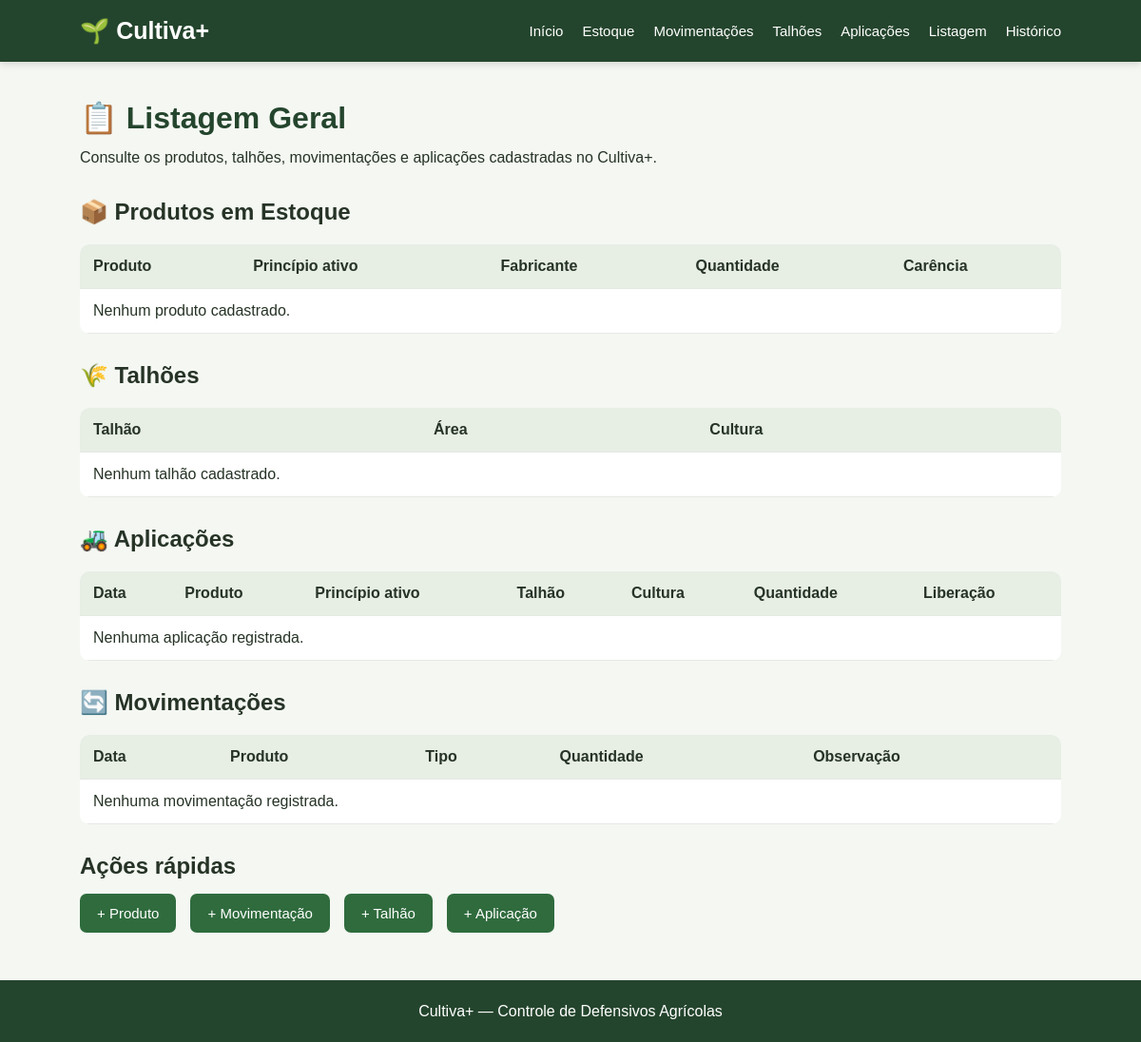
The page /listagem on the database as committed earlier.
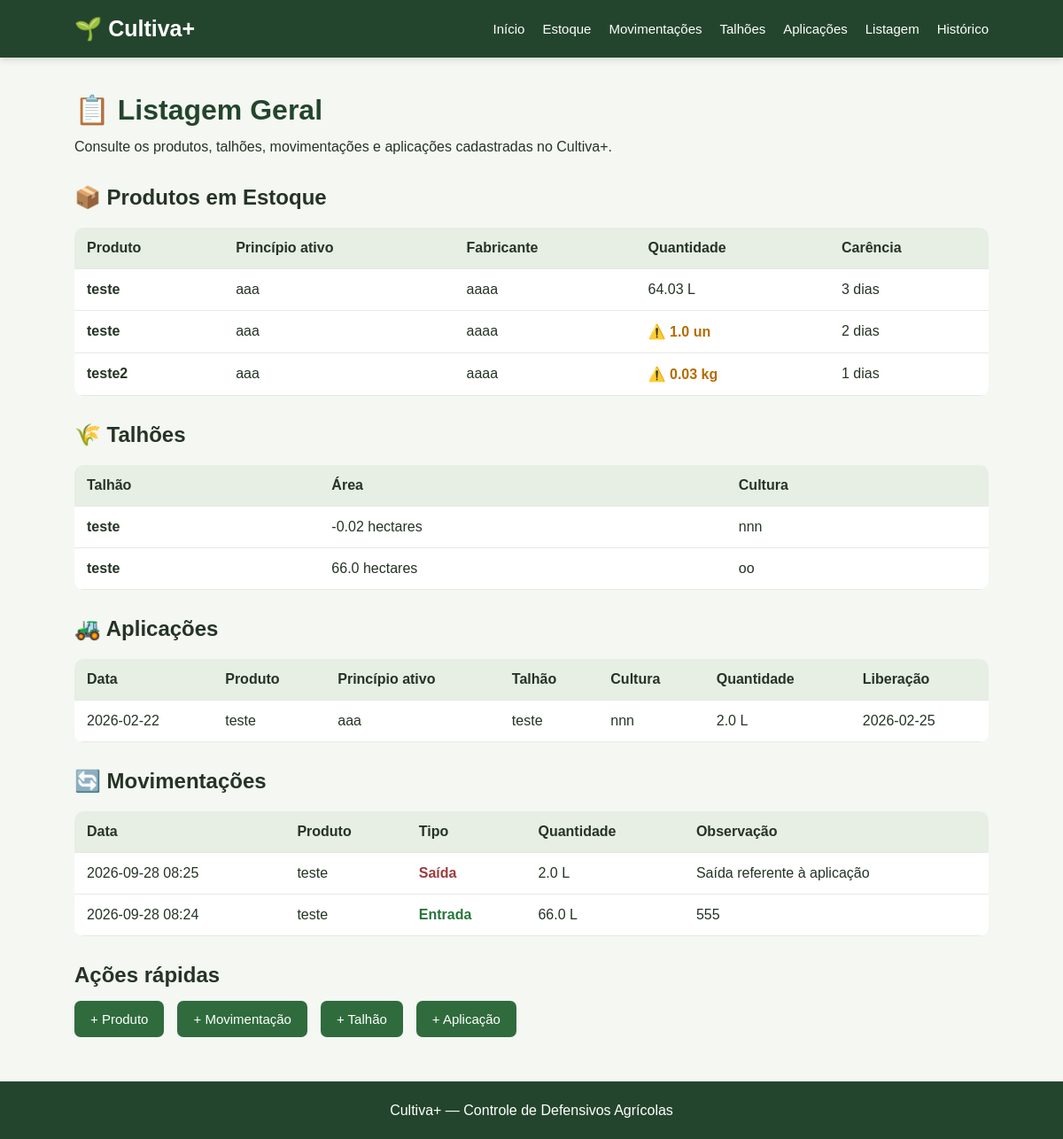
The same page on the database as committed later.
### tables this page shows
CREATE TABLE produtos (
            id INTEGER PRIMARY KEY AUTOINCREMENT,
            nome TEXT NOT NULL,
            principio_ativo TEXT NOT NULL,
            fabricante TEXT,
            quantidade REAL NOT NULL DEFAULT 0,
            unidade TEXT NOT NULL,
            periodo_carencia INTEGER NOT NULL DEFAULT 0
        );

CREATE TABLE talhoes (
            id INTEGER PRIMARY KEY AUTOINCREMENT,
            nome TEXT NOT NULL,
            area REAL NOT NULL,
            cultura TEXT NOT NULL
        );

CREATE TABLE aplicacoes (
            id INTEGER PRIMARY KEY AUTOINCREMENT,
            produto_id INTEGER NOT NULL,
            talhao_id INTEGER NOT NULL,
            quantidade REAL NOT NULL,
            data_aplicacao TEXT NOT NULL,
            data_liberacao TEXT NOT NULL,
            observacao TEXT,
            FOREIGN KEY (produto_id) REFERENCES produtos(id),
            FOREIGN KEY (talhao_id) REFERENCES talhoes(id)
        );

CREATE TABLE movimentacoes (
            id INTEGER PRIMARY KEY AUTOINCREMENT,
            produto_id INTEGER NOT NULL,
            tipo TEXT NOT NULL,
            quantidade REAL NOT NULL,
            data TEXT NOT NULL,
            observacao TEXT,
            FOREIGN KEY (produto_id) REFERENCES produtos(id)
        );

### app.py (the view)
@app.route("/listagem")
def listagem():
    conexao = conectar_banco()
    produtos = conexao.execute("""
        SELECT *
        FROM produtos
        ORDER BY nome
    """).fetchall()
    talhoes = conexao.execute("""
        SELECT *
        FROM talhoes
        ORDER BY nome
    """).fetchall()
    aplicacoes = conexao.execute("""
        SELECT
            aplicacoes.*,
            produtos.nome AS produto_nome,
            produtos.principio_ativo,
            produtos.unidade,
            talhoes.nome AS talhao_nome,
            talhoes.cultura
        FROM aplicacoes
        JOIN produtos
            ON produtos.id = aplicacoes.produto_id
        JOIN talhoes
            ON talhoes.id = aplicacoes.talhao_id
        ORDER BY aplicacoes.data_aplicacao DESC
    """).fetchall()
    movimentacoes = conexao.execute("""
        SELECT
            movimentacoes.*,
            produtos.nome AS produto_nome,
            produtos.unidade
        FROM movimentacoes
        JOIN produtos
            ON produtos.id = movimentacoes.produto_id
        ORDER BY movimentacoes.id DESC
    """).fetchall()
    conexao.close()
    return render_template(
        "listagem.html",
        produtos=produtos,
        talhoes=talhoes,
        aplicacoes=aplicacoes,
        movimentacoes=movimentacoes
    )

### app.py (called while the page is built)
def conectar_banco():
    conexao = sqlite3.connect(DATABASE)
    conexao.row_factory = sqlite3.Row
    return conexao

### templates/listagem.html (shortened to what the changed rows need)
{% extends "base.html" %}
{% block content %}
<div class="cabecalho-pagina">
    <div>
        <h1>📋 Listagem Geral</h1>
    </div>
</div>
<section>
    <h2>📦 Produtos em Estoque</h2>
    <div class="tabela-container">
        <table>
            <thead>
                <tr>
                    <th>Produto</th>
                    <th>Princípio ativo</th>
                    <th>Fabricante</th>
                    <th>Quantidade</th>
                    <th>Carência</th>
                </tr>
            </thead>
            <tbody>
                {% for produto in produtos %}
                <tr>
                    <td>
                        <strong>
                            {{ produto.nome }}
                        </strong>
                    </td>
                    <td>
                        {{ produto.principio_ativo }}
                    </td>
                    <td>
                        {{ produto.fabricante or "-" }}
                    </td>
                    <td>
                        {% if produto.quantidade <= 10 %}
                            <span class="estoque-baixo">
                                ⚠️ {{ produto['quantidade'] }}
                                {{ produto.unidade }}
                            </span>
                        {% else %}
                            {{ produto['quantidade'] }}
                            {{ produto.unidade }}
                        {% endif %}
                    </td>
                    <td>
                        {{ produto.periodo_carencia }} dias
                    </td>
                </tr>
                {% else %}
                <tr>
                    <td colspan="5">
                        Nenhum produto cadastrado.
                    </td>
                </tr>
                {% endfor %}
            </tbody>
        </table>
    </div>
</section>
<section>
    <h2>🌾 Talhões</h2>
    <div class="tabela-container">
        <table>
            <thead>
                <tr>
                    <th>Talhão</th>
                    <th>Área</th>
                    <th>Cultura</th>
                </tr>
            </thead>
            <tbody>
                {% for talhao in talhoes %}
                <tr>
                    <td>
                        <strong>
                            {{ talhao.nome }}
                        </strong>
                    </td>
                    <td>
                        {{ talhao.area }} hectares
                    </td>
                    <td>
                        {{ talhao.cultura }}
                    </td>
                </tr>
                {% else %}
                <tr>
                    <td colspan="3">
                        Nenhum talhão cadastrado.
                    </td>
                </tr>
                {% endfor %}
            </tbody>
        </table>
    </div>
</section>
<section>
    <h2>🚜 Aplicações</h2>
    <div class="tabela-container">
        <table>
            <thead>
                <tr>
                    <th>Data</th>
                    <th>Produto</th>
                    <th>Princípio ativo</th>
                    <th>Talhão</th>
                    <th>Cultura</th>
                    <th>Quantidade</th>
                    <th>Liberação</th>
                </tr>
            </thead>
            <tbody>
                {% for aplicacao in aplicacoes %}
                <tr>
                    <td>
                        {{ aplicacao.data_aplicacao }}
                    </td>
                    <td>
                        {{ aplicacao.produto_nome }}
                    </td>
                    <td>
                        {{ aplicacao.principio_ativo }}
                    </td>
                    <td>
                        {{ aplicacao.talhao_nome }}
                    </td>
                    <td>
                        {{ aplicacao.cultura }}
                    </td>
                    <td>
                        {{ aplicacao.quantidade }}
                        {{ aplicacao.unidade }}
                    </td>
                    <td>
                        {{ aplicacao.data_liberacao }}
                    </td>
                </tr>
                {% else %}
                <tr>
                    <td colspan="7">
                        Nenhuma aplicação registrada.
                    </td>
                </tr>
                {% endfor %}
            </tbody>
        </table>
    </div>
</section>
<section>
    <h2>🔄 Movimentações</h2>
    <div class="tabela-container">
        <table>
            <thead>
                <tr>
                    <th>Data</th>
                    <th>Produto</th>
                    <th>Tipo</th>
                    <th>Quantidade</th>
                    <th>Observação</th>
                </tr>
            </thead>
            <tbody>
                {% for movimentacao in movimentacoes %}
                <tr>
                    <td>
                        {{ movimentacao.data }}
                    </td>
                    <td>
                        {{ movimentacao.produto_nome }}
                    </td>
                    <td>
                        {% if movimentacao.tipo == "ENTRADA" %}
                            <span class="entrada">
                                Entrada
                            </span>
                        {% else %}
                            <span class="saida">
                                Saída
                            </span>
                        {% endif %}
                    </td>
                    <td>
                        {{ movimentacao.quantidade }}
                        {{ movimentacao.unidade }}
                    </td>
                    <td>
                        {{ movimentacao.observacao or "-" }}
                    </td>
                </tr>
                {% else %}
                <tr>
                    <td colspan="5">
                        Nenhuma movimentação registrada.
                    </td>
                </tr>
                {% endfor %}
            </tbody>
        </table>
    </div>
</section>
<section class="acoes">
    <h2>Ações rápidas</h2>
</section>
{% endblock %}

Rows that differ between the two databases and show on the page:
added produtos: nome "teste", principio_ativo "aaa", fabricante "aaaa", quantidade "64.03", unidade "L", periodo_carencia "3"
added produtos: nome "teste", principio_ativo "aaa", fabricante "aaaa", quantidade "1.0", unidade "un", periodo_carencia "2"
added produtos: nome "teste2", principio_ativo "aaa", fabricante "aaaa", quantidade "0.03", unidade "kg", periodo_carencia "1"
added talhoes: nome "teste", area "-0.02", cultura "nnn"
added talhoes: nome "teste", area "66.0", cultura "oo"
added aplicacoes: data_aplicacao "2026-02-22", produto_nome "teste", principio_ativo "aaa", talhao_nome "teste", cultura "nnn", quantidade "2.0", unidade "L", data_liberacao "2026-02-25"
added movimentacoes: data "2026-09-28 08:25", produto_nome "teste", tipo "Saída", quantidade "2.0", unidade "L", observacao "Saída referente à aplicação"
added movimentacoes: data "2026-09-28 08:24", produto_nome "teste", tipo "Entrada", quantidade "66.0", unidade "L", observacao "555"
Other text that changed with them:
text no longer shown: "Nenhum produto cadastrado. Nenhum talhão cadastrado. Nenhuma aplicação registrada. Nenhuma movimentação registrada."
